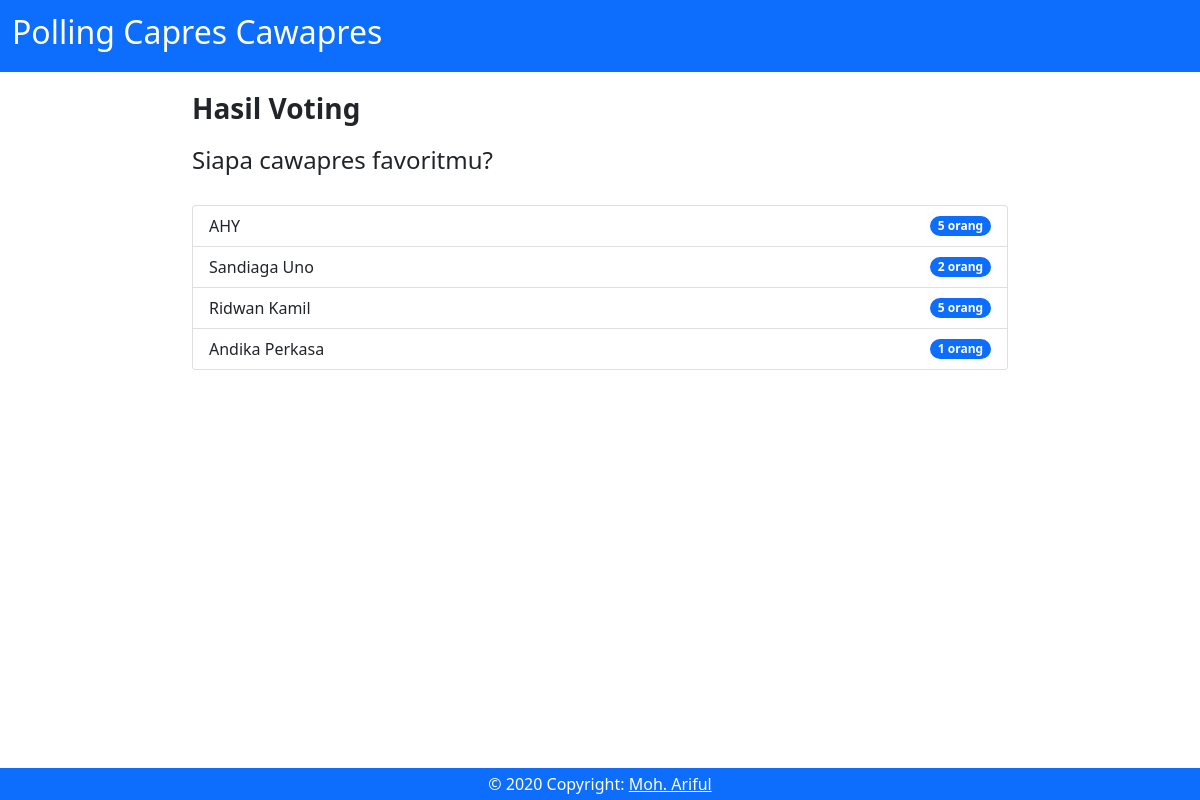
Page /result/2 on the committed database.
### pollsapp/models.py (models this page shows, shortened)
class Question(models.Model):
    question = models.CharField(max_length=399)

class Choice(models.Model):
    question = models.ForeignKey(
        Question, on_delete=models.CASCADE, related_name='choices')
    option = models.CharField(max_length=100)
    vote = models.IntegerField(default=0)

### pollsapp/views.py (the view)
# urls.py: path('result/<str:pk>', views.result, name='result'),
def result(request, pk):
    question = Question.objects.get(id=pk)
    options = question.choices.all()
    context = {
        'question': question,
        'options': options
    }
    if request.method == 'POST':
        inputvalue = request.POST['choice']
        selection_option = options.get(id=inputvalue)
        selection_option.vote += 1
        selection_option.save()
    return render(request, 'result.html', context)

### pollsapp/templates/result.html
{% extends 'base.html' %}
{% block content %}
<h3 style = "margin-bottom: 20px"><strong>Hasil Voting</strong></h3>
<h4>{{ question.question }}</h4>
<ul class="list-group">
    {% for option in options %}
            <li class="list-group-item d-flex justify-content-between align-items-center">
           {{ option.option }}
           <span class="badge bg-primary rounded-pill">{{ option.vote }} orang</span>
          </li>
          {% endfor %}
</ul>
{% endblock content %}

### pollsapp/static/css/style.css (style rules this page uses)
* { padding: 0px; margin: 0px; box-sizing: border-box; }
.list-group { margin-top: 30px; }
label,li,input { cursor: pointer }

### rows in the picture
Question: question "Siapa cawapres favoritmu?"
Choice: option "AHY", vote "5"
Choice: option "Sandiaga Uno", vote "2"
Choice: option "Ridwan Kamil", vote "5"
Choice: option "Andika Perkasa", vote "1"
